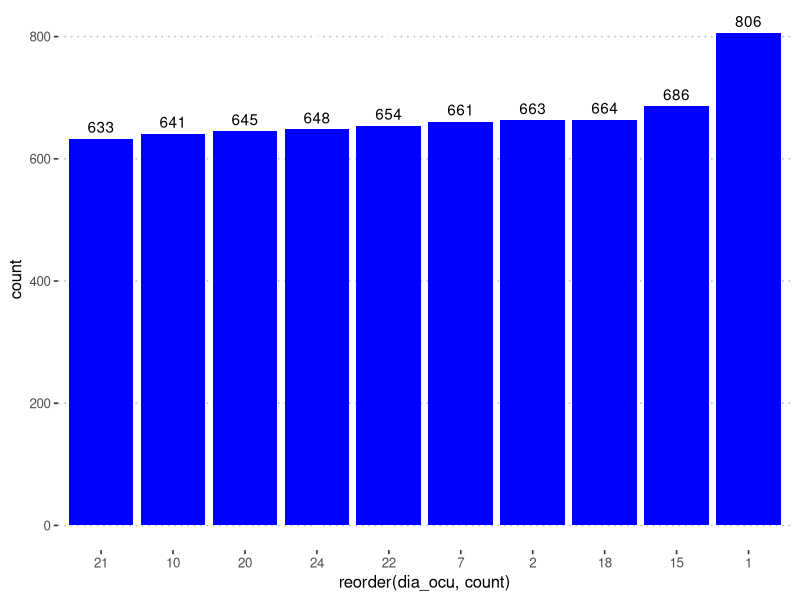
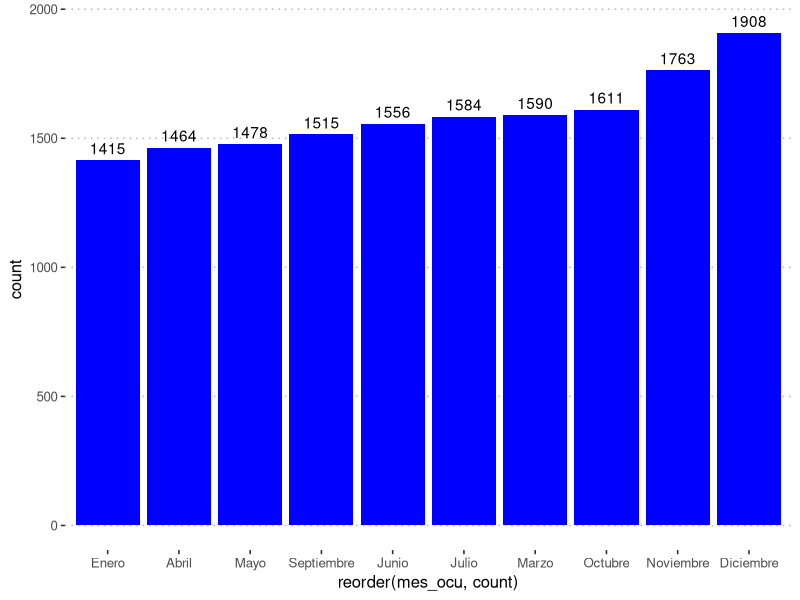
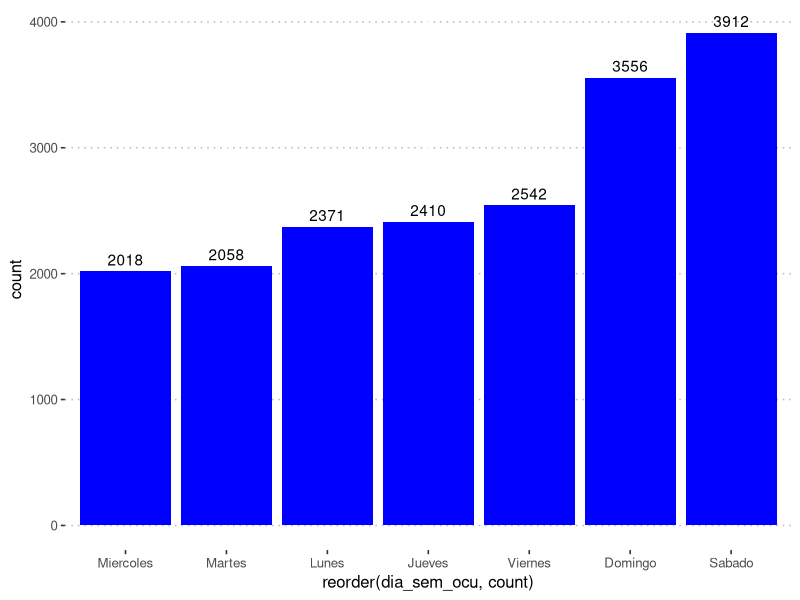
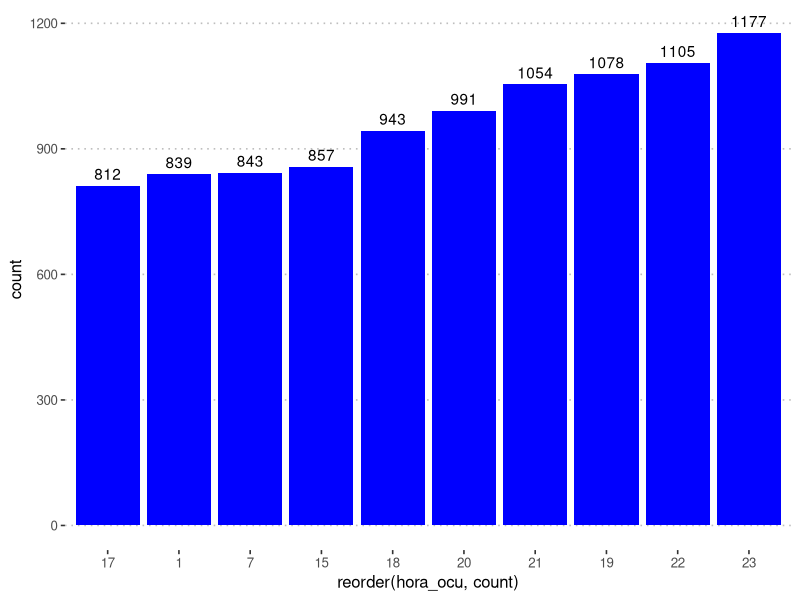
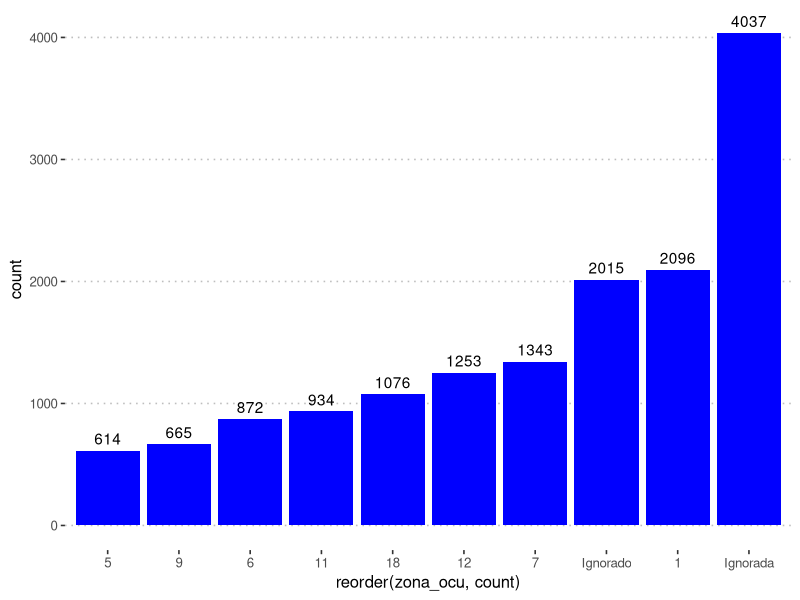
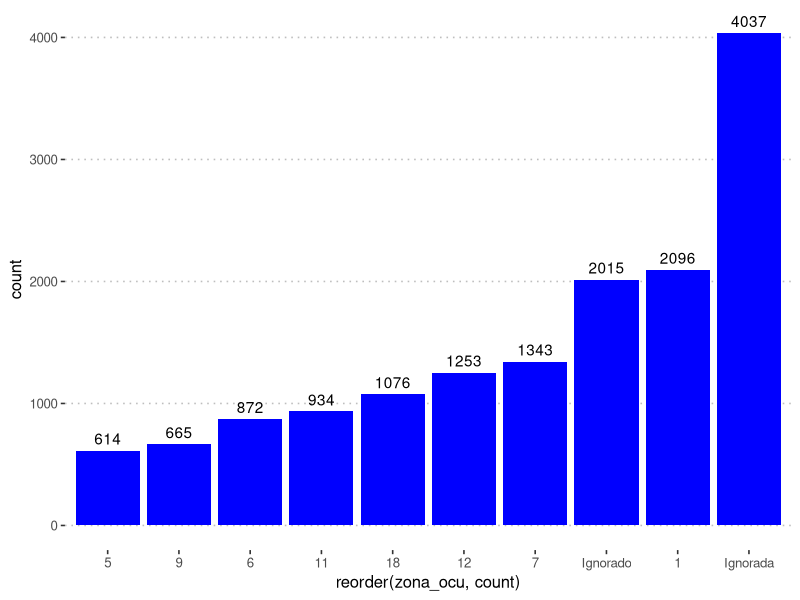
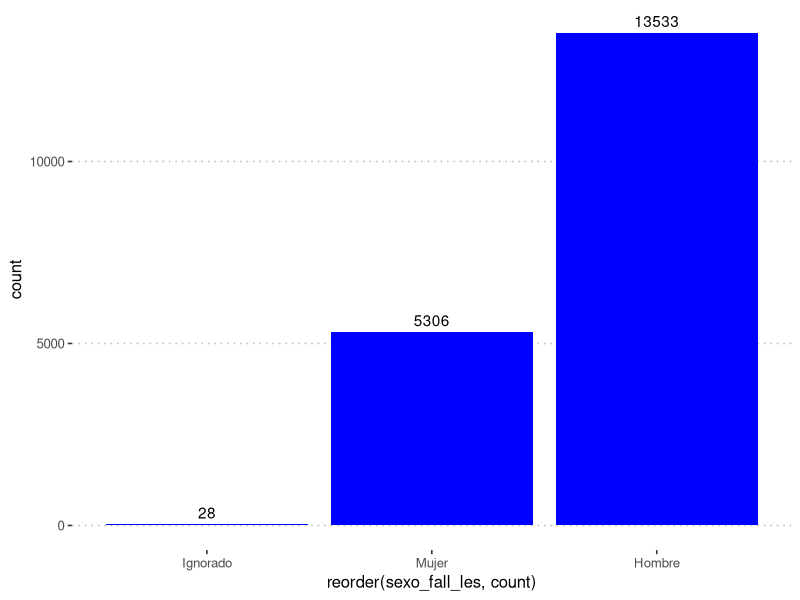
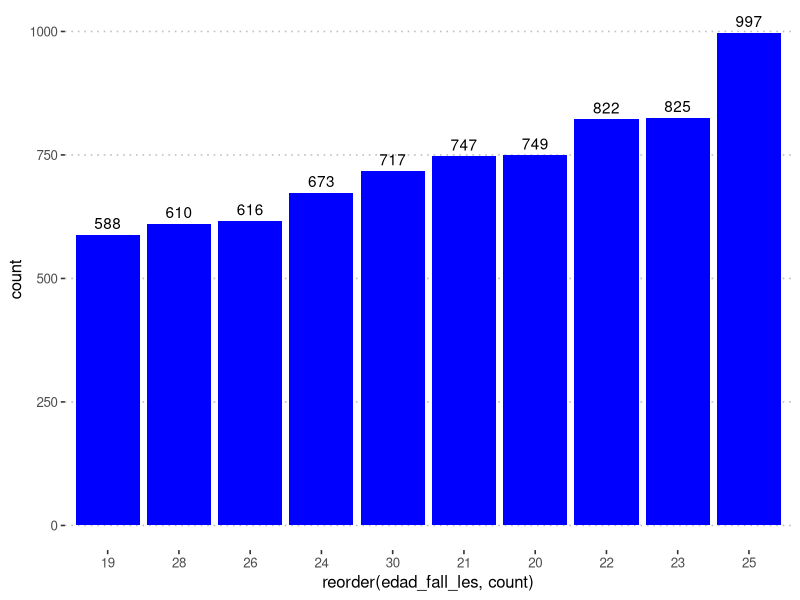

Source code (R) for these figures, in order: (Note: this script raises an error after producing the figures.)
## ---- chunk 1
knitr::opts_chunk$set(echo = TRUE)
library(ggplot2)
library(ggpubr)
library(dplyr)
theme_set(theme_pubr())
datos<-read.csv("INE-Accidentes-Guatemala.csv", stringsAsFactors = FALSE)
datos<-na.omit(datos)
datos <- datos[which(datos$depto_ocu == "Guatemala"), ]
## ---- chunk 2
datos$mes <- 0
datos[which(datos$mes_ocu == "Enero"), ]$mes <- 1
datos[which(datos$mes_ocu == "Febrero"), ]$mes <- 2
datos[which(datos$mes_ocu == "Marzo"), ]$mes <- 3
datos[which(datos$mes_ocu == "Abril"), ]$mes <- 4
datos[which(datos$mes_ocu == "Mayo"), ]$mes <- 5
datos[which(datos$mes_ocu == "Junio"), ]$mes <- 6
datos[which(datos$mes_ocu == "Julio"), ]$mes <- 7
datos[which(datos$mes_ocu == "Agosto"), ]$mes <- 8
datos[which(datos$mes_ocu == "Septiembre"), ]$mes <- 9
datos[which(datos$mes_ocu == "Octubre"), ]$mes <- 10
datos[which(datos$mes_ocu == "Noviembre"), ]$mes <- 11
datos[which(datos$mes_ocu == "Diciembre"), ]$mes <- 12
datos
## ---- chunk 3
#Dia de ocurrencia
df <- datos %>%
  group_by(dia_ocu) %>%
  summarise(count = n())
df <- df[order(-df$count),]
df <- df[1:10,]
print(df)
ggplot(df, aes(x = reorder(dia_ocu, count), y = count)) + geom_bar(fill = "blue", stat = "identity") + geom_text(aes(label = count), vjust = -0.5) + theme_pubclean()
## ---- chunk 4
#Mes de ocurrencia
df <- datos %>%
  group_by(mes_ocu) %>%
  summarise(count = n())
df <- df[order(-df$count),]
df <- df[1:10,]
print(df)
ggplot(df, aes(x = reorder(mes_ocu, count), y = count)) + geom_bar(fill = "blue", stat = "identity") + geom_text(aes(label = count), vjust = -0.5) + theme_pubclean()
## ---- chunk 5
#Día de la semana de ocurrencia
df <- datos %>%
  group_by(dia_sem_ocu) %>%
  summarise(count = n())
df <- df[order(-df$count),]
print(df)
ggplot(df, aes(x = reorder(dia_sem_ocu, count), y = count)) + geom_bar(fill = "blue", stat = "identity") + geom_text(aes(label = count), vjust = -0.5) + theme_pubclean()
## ---- chunk 6
#Hora de ocurrencia
df <- datos %>%
  group_by(hora_ocu) %>%
  summarise(count = n())
df <- df[order(-df$count),]
df <- df[1:10,]
print(df)
ggplot(df, aes(x = reorder(hora_ocu, count), y = count)) + geom_bar(fill = "blue", stat = "identity") + geom_text(aes(label = count), vjust = -0.5) + theme_pubclean()
## ---- chunk 7
#Municipio de ocurrencia
df <- datos %>%
  group_by(zona_ocu) %>%
  summarise(count = n())
df <- df[order(-df$count),]
df <- df[1:10,]
print(df)
ggplot(df, aes(x = reorder(zona_ocu, count), y = count)) + geom_bar(fill = "blue", stat = "identity") + geom_text(aes(label = count), vjust = -0.5) + theme_pubclean()
## ---- chunk 8
#Zona ocurrencia
df <- datos %>%
  group_by(zona_ocu) %>%
  summarise(count = n())
df <- df[order(-df$count),]
df <- df[1:10,]
print(df)
ggplot(df, aes(x = reorder(zona_ocu, count), y = count)) + geom_bar(fill = "blue", stat = "identity") + geom_text(aes(label = count), vjust = -0.5) + theme_pubclean()
## ---- chunk 9
#Sexo del involucrado
df <- datos %>%
  group_by(sexo_fall_les) %>%
  summarise(count = n())
df <- df[order(-df$count),]
print(df)
ggplot(df, aes(x = reorder(sexo_fall_les, count), y = count)) + geom_bar(fill = "blue", stat = "identity") + geom_text(aes(label = count), vjust = -0.5) + theme_pubclean()
## ---- chunk 10
#Edad del involucrado
df <- datos %>%
  group_by(edad_fall_les) %>%
  summarise(count = n())
df <- df[order(-df$count),]
df <- df[1:10,]
print(df)
ggplot(df, aes(x = reorder(edad_fall_les, count), y = count)) + geom_bar(fill = "blue", stat = "identity") + geom_text(aes(label = count), vjust = -0.5) + theme_pubclean()
## ---- chunk 11
#Tipo de vehiculo
df <- datos %>%
  group_by(tipo_vehi) %>%
  summarise(count = n())
df <- df[order(-df$count),]
df <- df[1:10,]
print(df)
ggplot(df, aes(x = reorder(tipo_vehi, count), y = count)) + geom_bar(fill = "blue", stat = "identity") + geom_text(aes(label = count), vjust = -0.5) + theme_pubclean()
## ---- chunk 12
#Color vehiculo
df <- datos %>%
  group_by(color_vehi) %>%
  summarise(count = n())
df <- df[order(-df$count),]
df <- df[1:10,]
print(df)
ggplot(df, aes(x = reorder(color_vehi, count), y = count)) + geom_bar(fill = "blue", stat = "identity") + geom_text(aes(label = count), vjust = -0.5) + theme_pubclean()
## ---- chunk 13
#Causa de ocurrencia
df <- datos %>%
  group_by(causa_acc) %>%
  summarise(count = n())
df <- df[order(-df$count),]
print(df)
ggplot(df, aes(x = reorder(causa_acc, count), y = count)) + geom_bar(fill = "blue", stat = "identity") + geom_text(aes(label = count), vjust = -0.5) + theme_pubclean()
## ---- chunk 14
#Estado del implicado
df <- datos %>%
  group_by(estado_implicado) %>%
  summarise(count = n())
df <- df[order(-df$count),]
print(df)
ggplot(df, aes(x = reorder(estado_implicado, count), y = count)) + geom_bar(fill = "blue", stat = "identity") + geom_text(aes(label = count), vjust = -0.5) + theme_pubclean()
## ---- chunk 15
#Año
df <- datos %>%
  group_by(year) %>%
  summarise(count = n())
df <- df[order(-df$count),]
print(df)
ggplot(df, aes(x = reorder(year, count), y = count)) + geom_bar(fill = "blue", stat = "identity") + geom_text(aes(label = count), vjust = -0.5) + theme_pubclean()
## ---- chunk 16
#Limpieza de Datos de Insivumeh
library(readxl)

datosInsi <- read_xlsx("Insivumeh.xlsx")
datosInsi<-datosInsi[,-c(8, 9, 10, 11, 13, 14, 17)]
names(datosInsi)[1] <- "year"
names(datosInsi)[2] <- "mes"	
names(datosInsi)[3] <- "dia_ocu"
names(datosInsi)[4] <- "tempMax"
names(datosInsi)[5] <- "tempMin"
names(datosInsi)[6] <- "tempMed"
names(datosInsi)[7] <- "lluviaMed"
names(datosInsi)[8] <- "nuboMedia"
names(datosInsi)[9] <- "humeRelMedia"
names(datosInsi)[10] <- "presionAtmMedia"
## ---- chunk 17
df <- datosInsi %>%
  group_by(tempMax) %>%
  summarise(count = n())

ggplot(df, aes(x = reorder(tempMax, count), y = count)) + geom_bar(fill = "blue", stat = "identity")+ theme_pubclean()


sample = datosInsi[sample(nrow(datosInsi), 5000), ]
shapiro.test(sample$tempMax)
summary(datosInsi$tempMax)
## ---- chunk 18
datosInsi$tempMax[is.na(datosInsi$tempMax)] <-25.66
## ---- chunk 19
df <- datosInsi %>%
  group_by(tempMax) %>%
  summarise(count = n())

ggplot(df, aes(x = reorder(tempMax, count), y = count)) + geom_bar(fill = "blue", stat = "identity")+ theme_pubclean()


sample = datosInsi[sample(nrow(datosInsi), 5000), ]
shapiro.test(sample$tempMax)
summary(datosInsi$tempMax)
## ---- chunk 20
df <- datosInsi %>%
  group_by(tempMin) %>%
  summarise(count = n())

ggplot(df, aes(x = reorder(tempMin, count), y = count)) + geom_bar(fill = "blue", stat = "identity")+ theme_pubclean()


sample = datosInsi[sample(nrow(datosInsi), 5000), ]
shapiro.test(sample$tempMin)
summary(datosInsi$tempMin)
## ---- chunk 21
datosInsi$tempMin[is.na(datosInsi$tempMin)] <-15.56
## ---- chunk 22
df <- datosInsi %>%
  group_by(tempMin) %>%
  summarise(count = n())

ggplot(df, aes(x = reorder(tempMin, count), y = count)) + geom_bar(fill = "blue", stat = "identity")+ theme_pubclean()


sample = datosInsi[sample(nrow(datosInsi), 5000), ]
shapiro.test(sample$tempMin)
summary(datosInsi$tempMin)
## ---- chunk 23
df <- datosInsi %>%
  group_by(tempMed) %>%
  summarise(count = n())

ggplot(df, aes(x = reorder(tempMed, count), y = count)) + geom_bar(fill = "blue", stat = "identity")+ theme_pubclean()


sample = datosInsi[sample(nrow(datosInsi), 5000), ]
shapiro.test(sample$tempMed)
summary(datosInsi$tempMed)
## ---- chunk 24
datosInsi$tempMed[is.na(datosInsi$tempMed)] <- 19.97
## ---- chunk 25
df <- datosInsi %>%
  group_by(tempMed) %>%
  summarise(count = n())

ggplot(df, aes(x = reorder(tempMed, count), y = count)) + geom_bar(fill = "blue", stat = "identity")+ theme_pubclean()


sample = datosInsi[sample(nrow(datosInsi), 5000), ]
shapiro.test(sample$tempMed)
summary(datosInsi$tempMed)
## ---- chunk 26
df <- datosInsi %>%
  group_by(lluviaMed) %>%
  summarise(count = n())

ggplot(df, aes(x = reorder(lluviaMed, count), y = count)) + geom_bar(fill = "blue", stat = "identity")+ theme_pubclean()


sample = datosInsi[sample(nrow(datosInsi), 5000), ]
shapiro.test(sample$lluviaMed)
summary(datosInsi$lluviaMed)
## ---- chunk 27
datosInsi$lluviaMed[is.na(datosInsi$lluviaMed)] <-3.49
## ---- chunk 28
df <- datosInsi %>%
  group_by(lluviaMed) %>%
  summarise(count = n())

ggplot(df, aes(x = reorder(lluviaMed, count), y = count)) + geom_bar(fill = "blue", stat = "identity")+ theme_pubclean()


sample = datosInsi[sample(nrow(datosInsi), 5000), ]
shapiro.test(sample$lluviaMed)
summary(datosInsi$lluviaMed)
## ---- chunk 29
df <- datosInsi %>%
  group_by(nuboMedia) %>%
  summarise(count = n())

ggplot(df, aes(x = reorder(nuboMedia, count), y = count)) + geom_bar(fill = "blue", stat = "identity")+ theme_pubclean()


sample = datosInsi[sample(nrow(datosInsi), 5000), ]
shapiro.test(sample$nuboMedia)
summary(datosInsi$nuboMedia)
## ---- chunk 30
datosInsi$nuboMedia[is.na(datosInsi$nuboMedia)] <-5.667
## ---- chunk 31
df <- datosInsi %>%
  group_by(nuboMedia) %>%
  summarise(count = n())

ggplot(df, aes(x = reorder(nuboMedia, count), y = count)) + geom_bar(fill = "blue", stat = "identity")+ theme_pubclean()


sample = datosInsi[sample(nrow(datosInsi), 5000), ]
shapiro.test(sample$nuboMedia)
summary(datosInsi$nuboMedia)
## ---- chunk 32
df <- datosInsi %>%
  group_by(humeRelMedia) %>%
  summarise(count = n())

ggplot(df, aes(x = reorder(humeRelMedia, count), y = count)) + geom_bar(fill = "blue", stat = "identity")+ theme_pubclean()

sample = datosInsi[sample(nrow(datosInsi), 5000), ]
shapiro.test(sample$humeRelMedia)
summary(datosInsi$humeRelMedia)

## ---- chunk 33
datosInsi$humeRelMedia[is.na(datosInsi$humeRelMedia)] <-75.6
## ---- chunk 34
df <- datosInsi %>%
  group_by(humeRelMedia) %>%
  summarise(count = n())

ggplot(df, aes(x = reorder(humeRelMedia, count), y = count)) + geom_bar(fill = "blue", stat = "identity")+ theme_pubclean()

sample = datosInsi[sample(nrow(datosInsi), 5000), ]
shapiro.test(sample$humeRelMedia)
summary(datosInsi$humeRelMedia)

## ---- chunk 35
df <- datosInsi %>%
  group_by(presionAtmMedia) %>%
  summarise(count = n())

ggplot(df, aes(x = reorder(presionAtmMedia, count), y = count)) + geom_bar(fill = "blue", stat = "identity")+ theme_pubclean()

sample = datosInsi[sample(nrow(datosInsi), 5000), ]
shapiro.test(sample$presionAtmMedia)
summary(datosInsi$presionAtmMedia)

## ---- chunk 36
datosInsi$presionAtmMedia[is.na(datosInsi$presionAtmMedia)] <-640.7
## ---- chunk 37
df <- datosInsi %>%
  group_by(presionAtmMedia) %>%
  summarise(count = n())

ggplot(df, aes(x = reorder(presionAtmMedia, count), y = count)) + geom_bar(fill = "blue", stat = "identity")+ theme_pubclean()

sample = datosInsi[sample(nrow(datosInsi), 5000), ]
shapiro.test(sample$presionAtmMedia)
summary(datosInsi$presionAtmMedia)

## ---- chunk 38
datosInsi
## ---- chunk 39
dataMezclada <- merge(x = datos, y = datosInsi, by = c("mes","year","dia_ocu"))
dataMezclada<-dataMezclada[,-c(9)]
dataMezclada
## ---- chunk 40
#Convertir variables categoritas a numericas categoricas
dataMezclada$mes_ocu <- as.numeric(factor(dataMezclada$mes_ocu))
dataMezclada$dia_sem_ocu <- as.numeric(factor(dataMezclada$dia_sem_ocu))
dataMezclada$dia_sem_ocu <- as.numeric(factor(dataMezclada$dia_sem_ocu))
dataMezclada$depto_ocu <- as.numeric(factor(dataMezclada$depto_ocu))
dataMezclada$mupio_ocu <- as.numeric(factor(dataMezclada$mupio_ocu))
dataMezclada$sexo_fall_les <- as.numeric(factor(dataMezclada$sexo_fall_les))
dataMezclada$tipo_vehi <- as.numeric(factor(dataMezclada$tipo_vehi))
dataMezclada$color_vehi <- as.numeric(factor(dataMezclada$color_vehi))
dataMezclada$causa_acc <- as.numeric(factor(dataMezclada$causa_acc))
dataMezclada$estado_implicado <- as.numeric(factor(dataMezclada$estado_implicado))

dataMezclada[2:3] <- lapply(dataMezclada[2:3], as.numeric)
dataMezclada[10] <- lapply(dataMezclada[10], as.numeric)
dataMezclada
## ---- chunk 41
matriz_cor <- cor(dataMezclada)
corrplot(matriz_cor)
